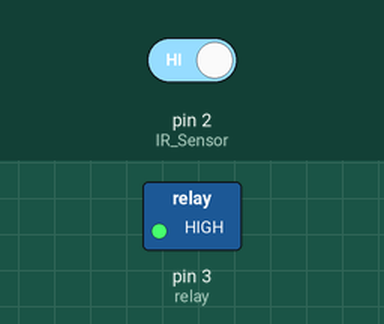
Recording of a sketch running on a simulated Arduino Uno, built with avr-gcc and run on an emulated ATmega328P. Parts: switched loads named in the sketch (green lamp = pin HIGH). Dashed ring = blinking. Inputs (shaded band) come from the test bench; at power-on: pin 2 (IR_Sensor) HIGH.

Above: at 1.2 s.
1.3 s: pin 2 (IR_Sensor) driven LOW
At 4.2 s:
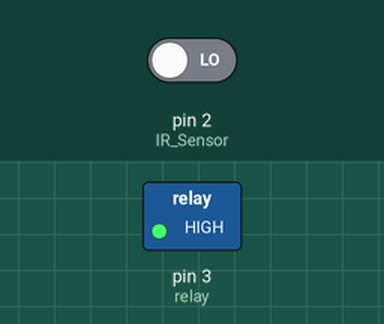
4.3 s: pin 2 (IR_Sensor) driven HIGH
At 4.9 s:
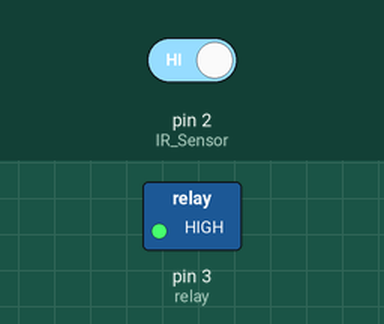
Timing chart, 0 to 7.3 s (numbered marks = the images above; inputs shaded):
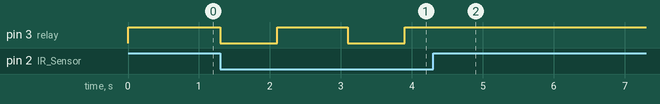

Measured:
- after the input at 1.3 s, pin 3 (relay): alternates HIGH for 1.0 s and LOW for 0.80 s, starting at once
- after the input at 4.3 s, pin 3 (relay): stops changing and stays HIGH

The sketch:

arduino_obstacle_ir_sensor.ino
```cpp
const int IR_Sensor = 2;
int relay = 3;
int x = 1;

void setup() {
  pinMode(relay, OUTPUT);
  pinMode(IR_Sensor,INPUT);
  Serial.begin(9600);
  digitalWrite(relay, HIGH);
}

void loop() {
  x = digitalRead(IR_Sensor);
  while(x == LOW){
    x = digitalRead(IR_Sensor);
    digitalWrite(relay, LOW);
    delay(800);
    digitalWrite(relay, HIGH);
    //Serial.println("relay on");
    x = digitalRead(IR_Sensor);
    delay(1000);
    x = digitalRead(IR_Sensor);
  }
  digitalWrite(relay, HIGH);
  //else{
    //digitalWrite(relay, HIGH);
    //Serial.println("relay off");
  //}
  //Serial.println(digitalRead(IR_Sensor));
  //delay(500);
}
```
